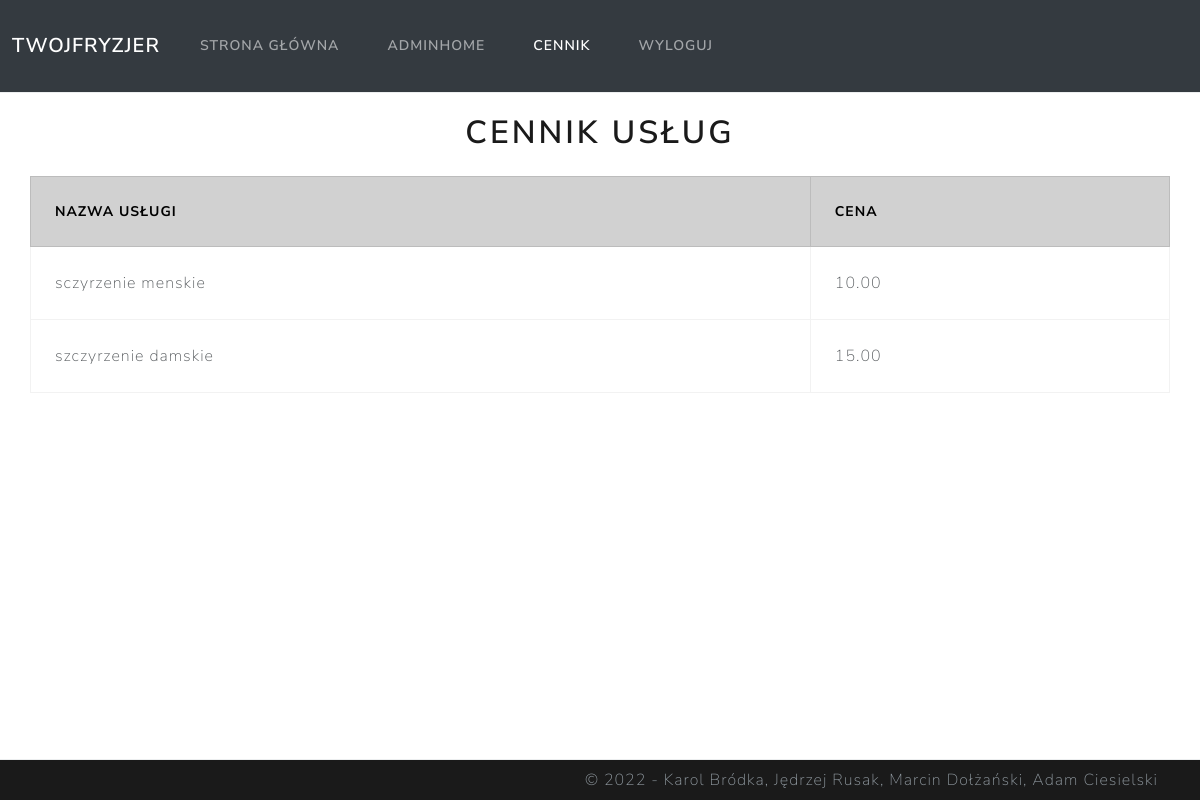
Page /fryzjer/cennik (signed in) on the committed database.
### tables this page shows
CREATE TABLE `services` (
  `id` int(11) NOT NULL,
  `name` varchar(255) NOT NULL,
  `price` decimal(10,2) NOT NULL
);

### @php/controler/miscellaneous.php (called while the page is built, shortened)
<?php
function get_services(mysqli $DB){
    $stmt = $DB->prepare("select * from services");
    if(!$stmt->execute()){
        throw new Exception("Wystąpił nieoczekiwany bład");
    }
    $result = $stmt->get_result();
    $services = $result->fetch_all(MYSQLI_ASSOC);
    return $services;
}
?>

### @php/views/public/price_list.php (the view)
<?php
$DB = $GLOBALS['DB'];
$errors = [];
require_once('@php/controler/miscellaneous.php');
try {
    $serices = get_services($DB);
    $services_html = <<<END
    <h1 class="text-center pt-4 pb-3">Cennik usług</h1>
        <table class="table table-bordered container pt-5 pb-4">
        <thead class="table-primary">
            <tr>
                <th scope="col">Nazwa usługi</th>
                <th scope="col">Cena</th>
            </tr>
        </thead>
        <tbody>
    END;
    foreach ($serices as $serice) {
        $services_html.=<<<END
        <tr>
            <td>{$serice['name']}</td>
            <td>{$serice['price']}</td>
        </tr>
        END;
    }
    $services_html .= "</tbody></table>";
} catch (Exception $e) {
    $errors[] = $e->getMessage();
}
return <<<END
$services_html
END;
?>

### rows in the picture
services: name "sczyrzenie menskie", price "10.00"
services: name "szczyrzenie damskie", price "15.00"

### other values in the picture
$link_title "TWOJFRYZJER STRONA GŁÓWNA ADMINHOME WYLOGUJ"
$link_title "CENNIK"
